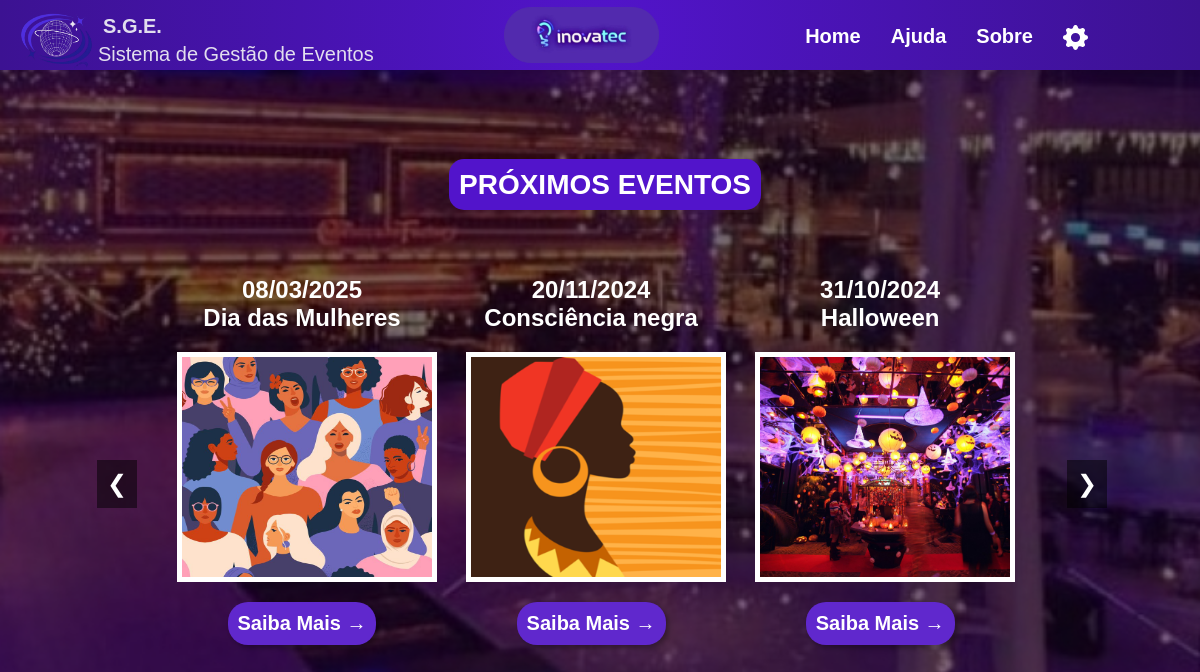
The page / on the database its author committed.
### tables this page shows
CREATE TABLE `eventos` (
  `id` int(11) NOT NULL,
  `nome` varchar(255) NOT NULL,
  `data` date NOT NULL,
  `local` varchar(255) DEFAULT NULL,
  `hora` time DEFAULT NULL,
  `lotacao` varchar(45) DEFAULT NULL,
  `duracao` time DEFAULT NULL,
  `descricao` text DEFAULT NULL,
  `criado_em` timestamp NOT NULL DEFAULT current_timestamp(),
  `tema_id` int(11) DEFAULT NULL,
  `objetivo_id` int(11) DEFAULT NULL,
  `buffet_id` int(11) DEFAULT NULL,
  `imagem` varchar(255) DEFAULT NULL,
  `status_do_evento_id` int(11) DEFAULT NULL,
  `faixa_etaria_id` int(11) DEFAULT NULL,
  `escolaridades_id` int(11) DEFAULT NULL,
  `status_social_id` int(11) DEFAULT NULL
);

### Index.php (the view, shortened to what this page needs)
<!DOCTYPE html>
<html lang="pt-BR">
<head>
    <link rel="stylesheet" href="index.css">
</head>
<body>
<header>
      <div class="logo-foto">
         <img src="Logo_SGE_inova.png"width=80% height="100%">
     <div class="header-content">
    <h1> S.G.E.</h1>
    <p> Sistema de Gestão de Eventos</p>
    </div>
        </div>
 <div class="logo">
     <img src="eventos.png"width=103% height="100%">
    </div>
        <nav>
            <ul>
                <li> <a href="index.php"> Home</a></li>
                <li> <a href= "ajuda 1.php">Ajuda</a></li>
                <li> <a href= "Sobre 1.php">Sobre</a></li>
                <li> <a onclick="abrirPopUp()"> </a></li>
        </ul>
    </nav>
</header>
    <section class="agenda-evento">
            <div class="conteudo">
         <div class="container">
        <h2>PRÓXIMOS EVENTOS</h2>
        <?php
include('php/Config.php');
function exibirEventos() {
    global $conn;
    $sql_eventos = "SELECT e.nome, e.imagem, e.data, e.descricao, e.local, e.hora, e.lotacao, e.duracao,
                    fe.descricao AS faixa_etaria_desc, ss.descricao AS status_social_desc,
                    se.nome AS status_evento_nome, es.descricao AS escolaridade_desc
                    FROM eventos e
                    LEFT JOIN faixa_etaria fe ON e.faixa_etaria_id = fe.id
                    LEFT JOIN status_social ss ON e.status_social_id = ss.id
                    LEFT JOIN status_do_evento se ON e.status_do_evento_id = se.id
                    LEFT JOIN escolaridades es ON e.escolaridades_id = es.id
                    ORDER BY e.data DESC";
    $result = $conn->query($sql_eventos);
    $totalEventos = $result->num_rows;
    if ($result->num_rows > 0) {
        while ($row = $result->fetch_assoc()) {
            $caminho_imagem = "uploads/eventos/" . htmlspecialchars($row['imagem']);
            echo '<div class="carousel-slide">';
            echo '<div class="evento">';
            echo '<h1>' . date("d/m/Y", strtotime($row['data'])) . '<br>' . htmlspecialchars($row['nome']) . '</h1>';
            if (!empty($row['imagem']) && file_exists($caminho_imagem)) {
                echo '<img src="' . $caminho_imagem . '" class="evento-imagem" alt="' . htmlspecialchars($row['nome']) . '">';
            } else {
                echo '<p>Imagem não encontrada.</p>';
            }
            echo '<button onclick="showDetails(\'' . addslashes($row['nome']) . '\', \'' . addslashes($caminho_imagem) . '\', \'' . date("d/m/Y", strtotime($row['data'])) . '\', \'' . addslashes($row['descricao']) . '\', \'' . addslashes($row['local']) . '\', \'' . $row['hora'] . '\', \'' . $row['lotacao'] . '\', \'' . $row['duracao'] . '\', \'' . addslashes($row['faixa_etaria_desc']) . '\', \'' . addslashes($row['status_social_desc']) . '\', \'' . addslashes($row['status_evento_nome']) . '\', \'' . addslashes($row['escolaridade_desc']) . '\')">Saiba Mais →</button>';
            echo '</div>';
            echo '</div>';
        }
    } else {
        echo "<p>Nenhum evento encontrado.</p>";
    }
    return $totalEventos;
}
?>
<div class="eventos">
    <div class="carousel">
        <div class="carousel-container">
            <?php
                $totalEventos = exibirEventos();
            ?>
        </div>
    </div>
    <button class="prev" onclick="moveSlide(-1)">&#10094;</button>
    <button class="next" onclick="moveSlide(1)">&#10095;</button>
</div>
</div>
</div>
</section>
</body>
</html>

### index.css (style rules this page uses)
body { font-family: 'Montserrat', sans-serif; margin: 0; padding: 0; color: white; background-image: url(Gestão.jpg); background-repeat: no-repeat ; background-size: cover; background-position: center; background-attachment: fixed; -webkit-background-size: cover; -moz-background-size: cover; -o-background-size: cover; background-size: cover; overflow: hidden; }
@media only screen and (min-width: 1025px) { .container { max-width: 1200px; margin: 0 auto; } }
header { display: flex; width: 100%; height: 70px; background-color: #5214CB #3c1292; color: #F3F4F6; text-align: left; padding: 10 px 20px; justify-content: space-between; align-items: left; position: sticky; top: 5; z-index: 1000; box-shadow: 0 4px 8px rgba(0, 0, 0, 0.1); background-image: radial-gradient(circle, #5214Cb, #3c1292); }
.logo { display: flex; justify-content: center; align-items: center; width: 150px; height: auto; margin: 7px; margin-left: 259px }
header h1 { display: flex; margin: 5px; padding: 0 auto; font-size: 20px; text-align: left; position: sticky; margin-left: 1 cm; }
header p { display: flex; font-size: 20px; margin-top: 5px; margin-left: ocm; white-space: nowrap; }
.logo-foto { display: flex; width: 100px; height: auto; align-items: right; opacity: 0.9; margin-left: 18px; padding: 0 auto; text-align: left; margin-top: 10px; position:sticky; }
nav ul { list-style: none; padding: 12px; margin: 13px 0; display: flex; justify-content: right; gap: 30px; margin-right: 100px; }
nav ul li a { color: white; text-decoration: none; font-size: 20px; font-weight: bold; transition: color 0.3s; position: relative; }
nav ul li a::after { content: ''; position: absolute; width: 100%; height: 3px; background-color: rgb(255, 255, 255); left: 0; bottom: 0; transform: scaleX(0); transform-origin: bottom right; transition: transform 0.3s ease; }
.agenda-evento { position: fixed; top: 70; left: 0; width: 100%; height: 100%; background-color: rgba(0, 0, 0, 0.5); z-index: 1; }
.agenda-evento .conteudo { position: relative; z-index: 1000; color: white; padding: 50px; display: flex; justify-content: center; align-items: center; top: 89px; text-align: center; }
.container h2 { font-size: 28px; margin: 20px 0; top: -40px; padding: 10px; border: none; border-radius: 25px; color: rgb(255, 255, 255); margin-left: 10px; position: relative; background-color: #5214Cb; display: inline; border-radius: 15px; }
.eventos { display: flex; justify-content: center; gap: 100px; }
.evento { padding: 15px; border-radius: 15px; width: 250px; transition: transform 0.3s, box-shadow 0.3s; }
h1 { font-weight: bold; }
.evento button { display: block; margin: 20px auto; padding: 10px; color: white; background-color: #6028CD; border: none; border-radius: 20px; cursor: pointer; font-size: 20px; font-weight: bold; transition: background-color 0.3s; box-shadow: 3px 3px 5px rgba(0, 0, 0, 0.3); }
.carousel { position: relative; max-width: 73%; margin: auto; overflow: hidden; }
.carousel-container { display: flex; transition: transform 0.5s ease-in-out; }
.carousel-slide { min-width: 33%; box-sizing: border-box; position: relative; }
.carousel-slide img { width: 100%; height: 220px; display: flex; border: 5px solid white; transition: transform 0.3s, box-shadow 0.3s; }
.prev, .next { position: absolute; top: 57%; transform: translateY(-50%); background-color: rgba(0,0,0,0.5); color: white; font-size: 24px; border: none; padding: 10px; cursor: pointer; z-index: 1; }
.prev { left: 97px; }
.next { right: 93px; }
a { color: #5786DF; text-decoration: none; }

### rows shown on the page
eventos: data "08/03/2025", nome "Dia das Mulheres", imagem (picture)
eventos: data "20/11/2024", nome "Consciência negra", imagem (picture)
eventos: data "31/10/2024", nome "Halloween", imagem+nome (picture)
